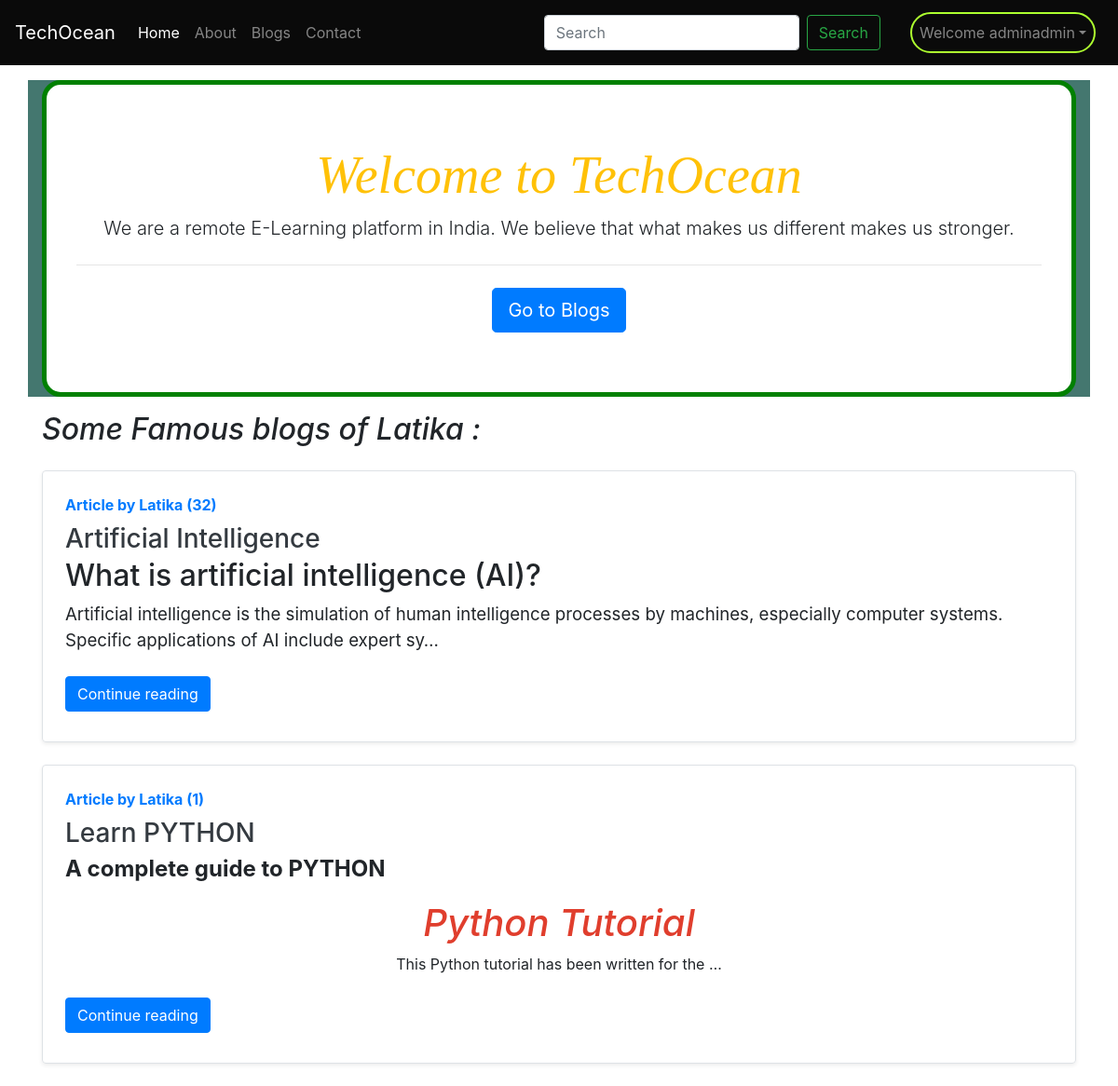
The page / (signed in) on the database its author committed.
### blog/models.py (models this page shows, shortened)
class Post(models.Model):
    sno=models.AutoField(primary_key=True)
    title=models.CharField(max_length=255)
    author=models.CharField(max_length=14)
    slug=models.CharField(max_length=130)
    views= models.IntegerField(default=0)
    timeStamp=models.DateTimeField(blank=True)
    content=models.TextField()

### home/views.py (the view)
# urls.py: 2. Add a URL to urlpatterns:  path('', views.home, name='home')
def home(request):
     allPosts= Post.objects.all()
     context={'allPosts': allPosts}
     return render(request, "home/home.html", context)

### templates/home/home.html (shortened to what this page needs)
{% extends 'base.html' %}
{% block homeactive %} active {% endblock homeactive %}
{% block body %}
<div style="background-color: rgb(68, 119, 111);" class="container">
  <div style=" border: 5px solid green;" class="welcome-banner jumbotron my-3">
    <h1 style="font-family: 'Roboto Slab', serif;" class=" font-italic text-warning display-4">Welcome to TechOcean</h1>
    <p class="lead">We are a remote E-Learning platform in India. We believe that what makes us different makes us
      stronger.</p>
    <hr class="my-4">
    <a class="div-animate btn btn-primary btn-lg" href="/blog" role="button">Go to Blogs</a>
  </div>
</div>
<div class="container my-3">
  <h2 class=" font-italic">Some Famous blogs of Latika :</h2>
  {% for post in allPosts %}
  {% if post.author == 'Latika'%}
  <div class="row no-gutters border rounded overflow-hidden flex-md-row mb-4 shadow-sm h-md-250 my-4 position-relative">
    <div class="col p-4 d-flex flex-column position-static">
      <strong class="d-inline-block mb-2 text-primary">Article by {{post.author}} ({{post.views}})</strong>
      <h3 class="mb-0"><a class="text-dark" href="/blog/{{post.slug}}">{{post.title}} </a> </h3>
      <p class="card-text mb-auto">{{post.content|safe |truncatechars:300}}</p>
      <div class="my-2">
        <a href="/blog/{{post.slug}}" role="button" class="btn btn-primary">Continue reading</a>
      </div>
    </div>
  </div>
  {% endif %}
  {% endfor %}
</div>
{% endblock body %}

### templates/base.html (shortened to what this page needs)
<!doctype html>
<html lang="en">
<head>
  <link rel="stylesheet" href="https://cdn.jsdelivr.net/npm/bootstrap@4.4.1/dist/css/bootstrap.min.css"
>
  <link rel="stylesheet" href="/static/styles.css">
  <link rel="stylesheet" href="https://unicons.iconscout.com/release/v4.0.0/css/line.css">
</head>
<body style="background-color: white;">
  <nav class="navbar-height navbar navbar-expand-lg navbar-dark" style="background-color: #0a0a0a;">
    <a class="navbar-brand" href="/">TechOcean</a>
    <div class="collapse navbar-collapse" id="navbarSupportedContent">
      <ul class="navbar-nav mr-auto">
        <li class="nav-item {% block homeactive %}  {% endblock homeactive %} ">
          <a class="nav-link" href="/">Home <span class="sr-only">(current)</span></a>
        </li>
        <li class="nav-item {% block aboutactive %}  {% endblock aboutactive %}">
          <a class="nav-link" href="/about">About</a>
        </li>
        <li class="nav-item {% block blogactive %}  {% endblock blogactive %}">
          <a class="nav-link" href="/blog">Blogs</a>
        </li>
        <li class="nav-item{% block contactactive %}  {% endblock contactactive %}">
          <a class="nav-link" href="/contact">Contact</a>
        </li>
      </ul>
      <form method="get" action="/search" class="form-inline my-2 my-lg-0 mx-4">
        <input class="form-control mr-sm-2" type="search" name="query" id="query" placeholder="Search"
          aria-label="Search">
        <button class="btn btn-outline-success my-2 mr-2 my-sm-0" type="submit">Search</button>
      </form>
      {% if user.is_authenticated %}
      <ul class="nav-user navbar-nav mr-2">
        <li class="nav-item dropdown">
          <a class="nav-link dropdown-toggle" href='#' id="navbarDropdown" role="button" data-toggle="dropdown"> Welcome
            {{request.user}}</a>
        </li>
      </ul>
    </div>
    {% endif %}
  </nav>
  {% block body %}
  {% endblock body %}
</body>
</html>

### static/styles.css (style rules this page uses)
body { background-color: cyan; }
.navbar-height { height: 70px; }
.nav-user { border: 2px solid greenyellow; border-radius: 30px; }
.welcome-banner { text-align: center; border-radius: 20px; background-color: white; }
input { border: 2px solid black; }

### rows shown on the page
Post: author "Latika", views "32", title "Artificial Intelligence", content "What is artificial intelligence (AI)? Artificial intelligence is the simulation of human intelligence processes by machines, especially computer systems. Specific applications of AI include expert sy…"
Post: author "Latika", views "1", title "Learn PYTHON", content "A complete guide to PYTHON Python Tutorial This Python tutorial has been written for the …"

### other values the page prints
{{ request.user }} "adminadmin"
